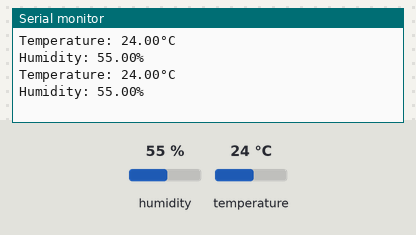
A sketch run on a simulated ESP32. On the bench: the last lines printed to the serial monitor. The test bench sets the inputs (shaded band); at power-on: humidity 55 %, temperature 24 °C.

Above: at 4.8 s.
4.9 s: humidity set to 22 %
At 6.4 s:
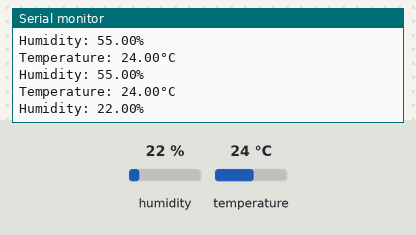
7.9 s: temperature set to 12 °C
At 9.3 s:
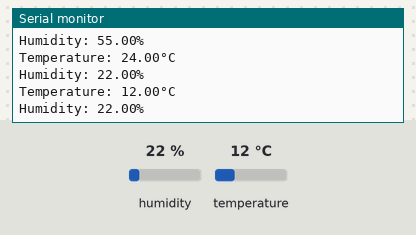
10.9 s: humidity set to 40 %
At 12.7 s:
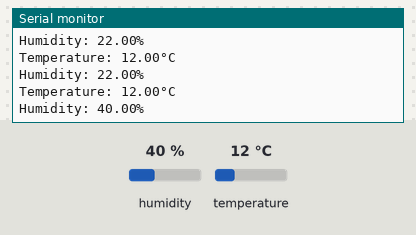
Timing chart, 0 to 14.2 s (numbered marks = the images above; inputs shaded):
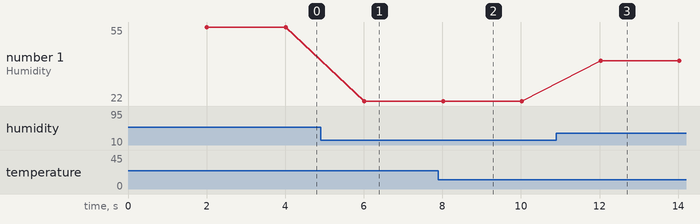

Measured:
- after the input at 4.9 s, the serial monitor: prints a new line after 1.1 s (image 1)
- after the input at 7.9 s, the serial monitor: prints a new line after 0.12 s (image 2)
- after the input at 10.9 s, the serial monitor: prints a new line after 1.1 s (image 3)
- plotted number 1: 55 → 22 after the input at 4.9 s, 22 → 40 after the input at 10.9 s

The sketch:

DHT_Code_for_ESPs.ino
```cpp
#include <Adafruit_Sensor.h>
#include <DHT.h>
#include <DHT_U.h>

#define DHTPIN 32    //For ESP32
#define DHTTYPE    DHT22     // DHT 22 (AM2302)
//#define DHTTYPE    DHT11     // DHT 11

DHT_Unified dht(DHTPIN, DHTTYPE);
uint32_t delayMS;


void setup() {
  Serial.begin(115200);
  dht.begin();
  sensor_t sensor;
  dht.temperature().getSensor(&sensor);
  dht.humidity().getSensor(&sensor);
  delayMS = sensor.min_delay / 1000;
}

void loop() {
  delay(delayMS);
  sensors_event_t event;
  dht.temperature().getEvent(&event);
  Serial.print(F("Temperature: "));
  Serial.print(event.temperature);
  Serial.println(F("°C"));
  dht.humidity().getEvent(&event);
  Serial.print(F("Humidity: "));
  Serial.print(event.relative_humidity);
  Serial.println(F("%"));
}
```
